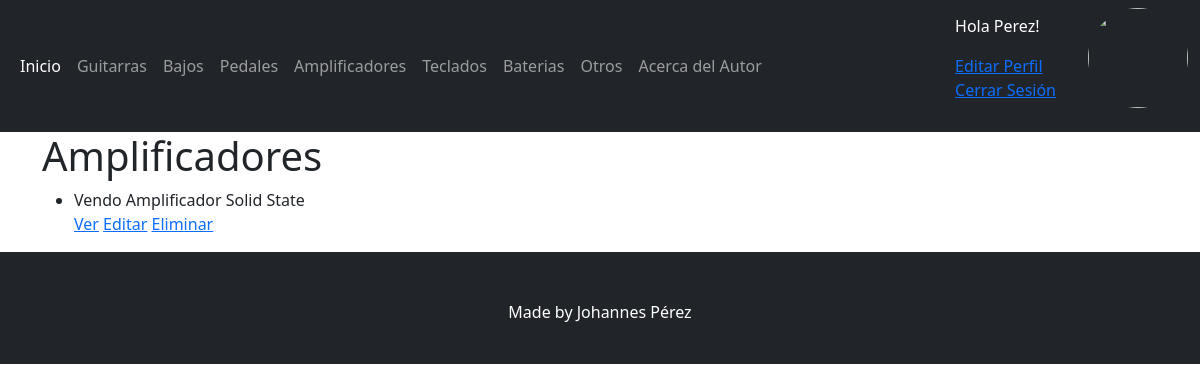
Page /listaAmplificadores/ (signed in) on the earlier database version.
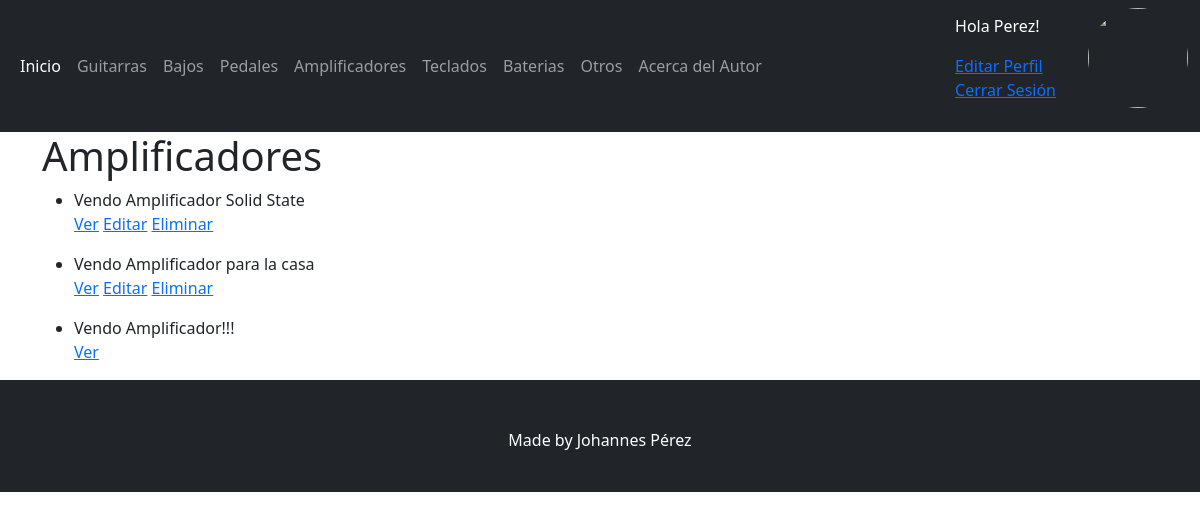
Same page on the later database version.
### Base/models.py (models this page shows, shortened)
class Instrumento(models.Model):
    instrumentoSeleccion = (
    ('guitarra','Guitarra'),
    ('bajo', 'Bajo'),
    ('pedal','Pedal'),
    ('bateria','Bateria'),
    ('teclado','Teclado'),
    ('amplificador','Amplificador'),
    ('otro', 'Otro'),
    )
    usuario = models.ForeignKey(User, on_delete=models.CASCADE, null=True, blank=True)
    titulo = models.CharField(max_length=200)
    instrumento = models.CharField(max_length=15, choices=instrumentoSeleccion, default='guitarra')
    marca = models.CharField(max_length=40)
    modelo = models.CharField(max_length=40)
    descripcion = models.TextField(null=True, blank=True)
    year = models.IntegerField()
    precio = models.DecimalField(max_digits=10, decimal_places=2)
    fechaPublicacion = models.DateTimeField(auto_now_add=True)
    telefonoContacto = models.IntegerField()
    emailContacto = models.EmailField()
    imagenInstrumento = models.ImageField(null=True, blank=True, upload_to="imagenes/")

### Base/views.py (the view)
# urls.py: path('listaAmplificadores/', AmplificadorLista.as_view(), name='amplificadores'),
class AmplificadorLista(LoginRequiredMixin, ListView):
    context_object_name = 'amplificadores'
    queryset = Instrumento.objects.filter(instrumento__startswith='amplificador')
    template_name = 'Base/listaAmplificadores.html'

### Base/templates/Base/listaAmplificadores.html
{% extends 'Base/home.html' %}
{% block content %}
<div class="container">
<h1>Amplificadores</h1>
</div>
<div class="container">
{% for amplificador in amplificadores %}
<ul>
    <li>{{amplificador.titulo}}</li>
    <a href="{% url 'amplificador' amplificador.id %}">Ver</a>
    {% if user.id == amplificador.usuario.id %}
    <a href="{% url 'amplificador_editar' amplificador.id %}">Editar</a>
    <a href="{% url 'amplificador_eliminar' amplificador.id %}">Eliminar</a>
    {% endif %}
</ul>
{% endfor %}
</div>
{% endblock %}

### Base/templates/Base/home.html (shortened to what this page needs)
<!DOCTYPE html>
<html lang="en">
<head>
    <link href="https://cdn.jsdelivr.net/npm/bootstrap@5.1.3/dist/css/bootstrap.min.css" rel="stylesheet">
    <link rel="stylesheet" href="https://cdnjs.cloudflare.com/ajax/libs/font-awesome/6.1.1/css/all.min.css">
</head>
<body>
    <nav class="navbar navbar-expand-lg navbar-dark bg-dark">
        <div class="container-fluid">
          <div class="collapse navbar-collapse" id="navbarSupportedContent">
            <ul class="navbar-nav me-auto mb-2 mb-lg-0">
              <li class="nav-item">
                <a class="nav-link active" aria-current="page" href="{% url 'home' %}">Inicio</a>
              </li>
              <li class="nav-item">
                <a class="nav-link" href="{% url 'guitarras' %}">Guitarras</a>
              </li>
              <li class="nav-item">
                <a class="nav-link" href="{% url 'bajos' %}">Bajos</a>
              </li>
              <li class="nav-item">
                <a class="nav-link" href="{% url 'pedales' %}">Pedales</a>
              </li>
              <li class="nav-item">
                <a class="nav-link" href="{% url 'amplificadores' %}">Amplificadores</a>
              </li>
              <li class="nav-item">
                <a class="nav-link" href="{% url 'teclados' %}">Teclados</a>
              </li>
              <li class="nav-item">
                <a class="nav-link" href="{% url 'baterias' %}">Baterias</a>
              </li>
              <li class="nav-item">
                <a class="nav-link" href="{% url 'otros' %}">Otros</a>
              </li>
              <li class="nav-item">
                <a class="nav-link" href="{% url 'acerca_de_mi' %}">Acerca del Autor</a>
              </li>
            </ul>
            {% if request.user.is_authenticated %}
            <ul>
              <li>
                <p style="color: white"> Hola {{request.user.first_name}}!</p>
              </li>
              <li>
                <a href="{% url 'editar_perfil' %}">Editar Perfil</a>
              </li>
              <li>
                <a href="{% url 'logout' %}">Cerrar Sesión</a>
              </li>
            </ul>
            <ul>
              <li>
                <img class="rounded-circle" src="{{request.user.avatar.imagenAvatar.url}}" width=100 height=100 alt="">
              </li>
            </ul>
            {% endif %}
          </div>
        </div>
      </nav>
      {% block content %}{% endblock %}
      <footer class="bg-dark text-white pt-5 pb-4">
            <div class="container text-center">
                <p>Made by Johannes Pérez</p>
            </div>
      </footer>
</body>
</html>

Differences in the rows shown:
added Instrumento: titulo "Vendo Amplificador para la casa", shows "Editar"
added Instrumento: titulo "Vendo Amplificador!!!"
